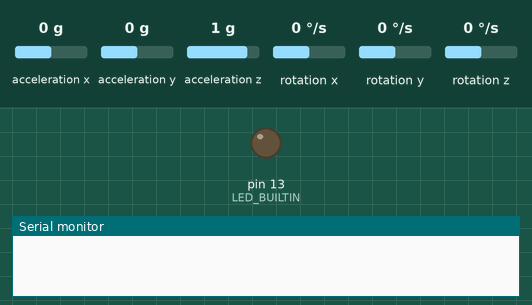
The sketch below on a simulated Arduino Uno, built with avr-gcc and run on an emulated ATmega328P. Parts: output pins drawn as LEDs (lit = HIGH), the last lines printed to the serial monitor. Wiring (inferred from the names in the program): MPU-6050 motion sensor at I2C address 0x68. The inputs (shaded band) are chosen by the test bench; at power-on: acceleration x 0 g, acceleration y 0 g, acceleration z 1 g, rotation x 0 °/s, rotation y 0 °/s, rotation z 0 °/s.

Above: at 0.1 s.
At 30.0 s:
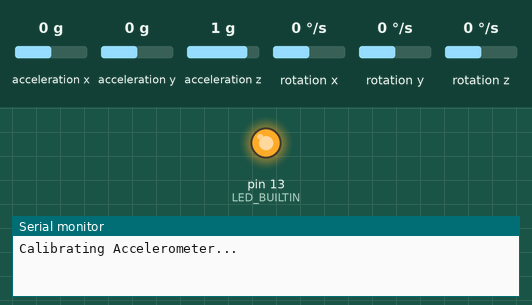
Timing chart, 0 to 31.5 s (numbered marks = the images above):
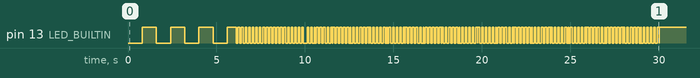

The sketch:

imu_calibration.ino
```cpp
#include <Arduino.h>

#include "imu_driver.h"

Imu imu{ LED_BUILTIN };

void setup()
{
    Serial.begin(9600);
    pinMode(LED_BUILTIN, OUTPUT);
    imu.calibrate_accel();
}

void loop() { }
```

imu_driver.cpp
```cpp
#include "imu_driver.h"

Imu::Imu() : Imu(0)
{
    orientation.w = 0.70710;
    orientation.x = 0.70710;
    orientation.y = 0.00001;
    orientation.z = 0.00001;
}

Imu::Imu(int8_t pin) : status_led(pin)
{
    orientation.w = 0.70710;
    orientation.x = 0.70710;
    orientation.y = 0.00001;
    orientation.z = 0.00001;
}

// Waits for rest then zeros gyro with reference to gravity
void Imu::calibrate()
{
    mpu.begin();

    bool led_state = false;

    uint16_t count = 0, rest = 0;

    int16_t x_prev, y_prev, z_prev;

    // Wait until the derivative of the acceleration along each axis is below
    // the MIN_ACCEL_DIFF for the duration of the PRE_CALIBRATION_REST_TIMER
    #ifdef WAIT_FOR_REST
    timer = 0;
    while (rest < PRE_CALIBRATION_REST_TIMER)
    {
        while (micros() - timer < 4000);
        timer = micros();

        mpu.fetch();

        uint16_t x_diff = abs(mpu.get(ACCELX) - x_prev);
        uint16_t y_diff = abs(mpu.get(ACCELY) - y_prev);
        uint16_t z_diff = abs(mpu.get(ACCELZ) - z_prev);

        x_prev = mpu.get(ACCELX);
        y_prev = mpu.get(ACCELY);
        z_prev = mpu.get(ACCELZ);

        if (x_diff < MIN_ACCEL_DIFF
          && y_diff < MIN_ACCEL_DIFF
          && z_diff < MIN_ACCEL_DIFF)
            ++rest;
        else
            rest = 0;

        if (status_led)
        {
            if (++count % 200 == 0) led_state = !led_state;
                digitalWrite(status_led, led_state);
        }
    }
    #endif // WAIT_FOR_REST

    x_zero = 0;
    y_zero = 0;
    z_zero = 0;

    float accel_x = 0;
    float accel_z = 0;
    float accel_y = 0;

    for (uint16_t i = 0; i < GYRO_CALIBRATION_READINGS; ++i)
    {
        while (micros() - timer < 4000);
        timer = micros();

        mpu.fetch();

        x_zero += mpu.get(GYROX);
        y_zero += mpu.get(GYROY);
        z_zero += mpu.get(GYROZ);

        accel_x += mpu.get(ACCELX);
        accel_y += mpu.get(ACCELY);
        accel_z += mpu.get(ACCELZ);

        if (status_led)
        {
            if (++count % 25 == 0) led_state = !led_state;
                digitalWrite(status_led, led_state);
        }
    }

    x_zero /= GYRO_CALIBRATION_READINGS;
    y_zero /= GYRO_CALIBRATION_READINGS;
    z_zero /= GYRO_CALIBRATION_READINGS;

    accel_x /= GYRO_CALIBRATION_READINGS;
    accel_y /= GYRO_CALIBRATION_READINGS;
    accel_z /= GYRO_CALIBRATION_READINGS;

    accel_x -= ACCELX_LEVEL_READING;
    accel_y -= ACCELY_LEVEL_READING;
    accel_z -= ACCELZ_LEVEL_READING;

    Vector net_accel = { accel_x, accel_y, accel_z };

    x_angle_accel = asin(accel_y / norm(net_accel)) * (1 / RADIANS_PER_DEGREE);
    y_angle_accel = asin(accel_x / norm(net_accel)) * (1 / RADIANS_PER_DEGREE) * -1;

    // If GRAVITY_REFERENCED_ZERO is enabled, set the initial orientation of the aircraft
    // using the roll and pitch values computed from the net acceleration vector.
    #ifdef ENABLE_GRAVITY_REFERENCED_ZERO

    Quaternion initial_roll = {
        cos(x_angle_accel * RADIANS_PER_DEGREE * 0.5),
        sin(x_angle_accel * RADIANS_PER_DEGREE * 0.5),
        0.0001,
        0.0001
    };

    orientation = product(orientation, initial_roll);

    Quaternion initial_pitch = {
        cos(y_angle_accel * RADIANS_PER_DEGREE * 0.5),
        0.0001,
        sin(y_angle_accel * RADIANS_PER_DEGREE * 0.5),
        0.0001
    };

    orientation = product(orientation, initial_pitch);

    #endif // ENABLE_GRAVITY_REFERENCED_ZERO
}

// Immediately begins sampling accelerometer data and prints the average
// of these readings to the serial monitor. Mpu6050 should be placed
// on a level surface.
// NOTE: Serial.begin() must be called before using this function
void Imu::calibrate_accel()
{
    calibrate();

    bool led_state;

    Serial.println("Calibrating Accelerometer...");

    float x = 0;
    float y = 0;
    float z = 0;

    timer = 0;
    int8_t count = 0;
    for (uint16_t i = 0; i < ACCEL_CALIBRATION_READINGS; ++i)
    {
        // regulate the loop at 250 hertz
        while (micros() - timer < 4000);
        timer = micros();

        mpu.fetch();

        x += mpu.get(ACCELX) / (float)ACCEL_CALIBRATION_READINGS;
        y += mpu.get(ACCELY) / (float)ACCEL_CALIBRATION_READINGS;
        z += mpu.get(ACCELZ) / (float)ACCEL_CALIBRATION_READINGS;

        // rapidly flash the led indicator
        if (status_led)
        {
            if (++count % 25 == 0) led_state = !led_state;
            digitalWrite(status_led, led_state);
        }
    }

    // print the averages to the serial monitor
    Serial.print(" x: ");
    Serial.print(x);
    Serial.print(" y: ");
    Serial.print(y);
    Serial.print(" z: ");
    Serial.print(z - Mpu6050::TICKS_PER_G);
    Serial.println();
}

// Computes the IMU's orientation
void Imu::run()
{
    mpu.fetch();

    static bool start = true;

    if (start)
    {
        start = false;
        timer = micros();
    }
    else
    {
        float t_delta = (micros() - timer) / 1000000.0; // t_delta units: seconds
        timer = micros();

        Vector w;
        w.x = (mpu.get(GYROX) - x_zero) * Mpu6050::TICKS_PER_DEGREE * RADIANS_PER_DEGREE;
        w.y = (mpu.get(GYROY) - y_zero) * Mpu6050::TICKS_PER_DEGREE * RADIANS_PER_DEGREE;
        w.z = (mpu.get(GYROZ) - z_zero) * Mpu6050::TICKS_PER_DEGREE * RADIANS_PER_DEGREE;

        float w_norm = norm(w);

        Quaternion rotation;
        rotation.w = cos((t_delta * w_norm) / 2);
        rotation.x = (sin((t_delta * w_norm) / 2) * w.x) / w_norm;
        rotation.y = (sin((t_delta * w_norm) / 2) * w.y) / w_norm;
        rotation.z = (sin((t_delta * w_norm) / 2) * w.z) / w_norm;

        orientation = product(orientation, rotation);

        x_angle = atan2(2 * orientation.x * orientation.w - 2 * orientation.y * orientation.z,
                1 - 2 * orientation.x * orientation.x - 2 * orientation.z * orientation.z);

        y_angle = asin(2 * orientation.x * orientation.y + 2 * orientation.z * orientation.w);

        z_angle = atan2(2 * orientation.y * orientation.w - 2 * orientation.x * orientation.z,
                1 - 2 * orientation.y * orientation.y - 2 * orientation.z * orientation.z);

        x_angle /= RADIANS_PER_DEGREE;
        y_angle /= RADIANS_PER_DEGREE;
        z_angle /= RADIANS_PER_DEGREE;

        if (x_angle < -90)
            x_angle += 270;
        else
            x_angle -= 90;

        #ifdef ENABLE_GYRO_DRIFT_FILTER
        // construct a 3 dimensional vector representing the net acceration on the aircraft
        Vector net_accel;
        net_accel.x = (float)mpu.get(ACCELX) - ACCELX_LEVEL_READING;
        net_accel.y = (float)mpu.get(ACCELY) - ACCELY_LEVEL_READING;
        net_accel.z = (float)mpu.get(ACCELZ) - ACCELZ_LEVEL_READING;

        // compute the magnitude of the net acceration
        float accel_norm = norm(net_accel);

        // compute the roll and pitch angles using the net acceleration vector
        float x_angle_accel_current = asin(net_accel.y / accel_norm) * (1 / RADIANS_PER_DEGREE);
        float y_angle_accel_current = asin(net_accel.x / accel_norm) * (1 / RADIANS_PER_DEGREE) * -1;

        // Apply an IIR filter to the accelerometer angles for noise reduction
        x_angle_accel = x_angle_accel * ACCEL_FILTER_GAIN +
                        x_angle_accel_current * (1 - ACCEL_FILTER_GAIN);
        y_angle_accel = y_angle_accel * ACCEL_FILTER_GAIN +
                        y_angle_accel_current * (1 - ACCEL_FILTER_GAIN);

        // Apply the antidrift filter by computring a weighted average between the angle
        // given by the gyroscope data and the angle given by the accelerometer data.
        x_angle = x_angle * DRIFT_FILTER_GAIN + x_angle_accel * (1 - DRIFT_FILTER_GAIN);
        y_angle = y_angle * DRIFT_FILTER_GAIN + y_angle_accel * (1 - DRIFT_FILTER_GAIN);

        #endif // ENABLE_GYRO_DRIFT_FILTER

        // inevert axes if necessary
        #ifdef INVERT_ROLL_AXIS
        x_angle *= -1;
        #endif
        #ifdef INVERT_PITCH_AXIS
        y_angle *= -1;
        #endif
        #ifdef INVERT_YAW_AXIS
        z_angle *= -1;
        #endif
    }
}

// Returns the roll angle of the aircraft in degrees
//  -180 < roll < 180
float Imu::roll()
{
    return x_angle;
}

// Returns the pitch angle of the aircraft in degrees
//  -90 < pitch < 90
float Imu::pitch()
{
    return y_angle;
}

// Returns the yaw angle of the aircraft in degrees
//  -180 < yaw < 180
float Imu::yaw()
{
    return z_angle;
}

int32_t Imu::get_raw(uint8_t val)
{
    return mpu.get(val);
}

// computes then returns the product of two quaternions
Imu::Quaternion Imu::product(const Quaternion &p, const Quaternion &q)
{
    Quaternion result;

    result.w = p.w * q.w - p.x * q.x - p.y * q.y - p.z * q.z;
    result.x = p.w * q.x + p.x * q.w + p.y * q.z - p.z * q.y;
    result.y = p.w * q.y - p.x * q.z + p.y * q.w + p.z * q.x;
    result.z = p.w * q.z + p.x * q.y - p.y * q.x + p.z * q.w;

    // adjust dimensions to ensure the norm is 1 for noise reduction
    float l = norm(result);
    result.w /= l;
    result.x /= l;
    result.y /= l;
    result.x /= l;

    return result;
}

// Computes the magnitude of quaternion q
float Imu::norm(const Quaternion &q)
{
    return sqrt(q.w * q.w + q.x * q.x + q.y * q.y + q.z * q.z);
}

// Computes the magnitude of vector v
float Imu::norm(const Vector &v)
{
    return sqrt(v.x * v.x + v.y * v.y + v.z * v.z);
}

Imu::Mpu6050::Mpu6050() { }

// Configures the MPU6050 sensor
void Imu::Mpu6050::begin()
{
    Wire.beginTransmission(MPU6050_I2C_ADDRESS);
    Wire.write(MPU6050_POWER_MANAGEMENT_REGISTER);
    Wire.write(MPU_6050_POWER_ON);
    Wire.endTransmission();

    Wire.beginTransmission(MPU6050_I2C_ADDRESS);
    Wire.write(MPU6050_ACCELEROMETER_CONFIG_REGISTER);
    Wire.write(ACCELEROMETER_ACCURACY);
    Wire.endTransmission();

    Wire.beginTransmission(MPU6050_I2C_ADDRESS);
    Wire.write(MPU6050_GYRO_CONFIG_REGISTER);
    Wire.write(GYRO_ACCURACY);
    Wire.endTransmission();
}

// Fills data array with the most recent MPU6050 measurements
void Imu::Mpu6050::fetch()
{
    Wire.beginTransmission(MPU6050_I2C_ADDRESS);
    Wire.write(MPU6050_ACCEL_XOUT_H_REGISTER);
    Wire.endTransmission();

    Wire.requestFrom(MPU6050_I2C_ADDRESS, 14);
    while (Wire.available() < 14);

    for (int32_t *ptr = data; ptr < data + 7; ++ptr)
    *ptr = Wire.read() << 8 | Wire.read();
}

// Returns the requested raw MPU6050 data
// val - one of the following constant expressions:
// ACCELX, ACCELY, ACCELZ, GYROX, GYROY, GYROZ
int32_t Imu::Mpu6050::get(uint8_t val)
{
    return data[val];
}
```

imu_driver.h
```cpp
#ifndef IMU_H
#define IMU_H

#include <Arduino.h>
#include <Wire.h>

// ********** LED INDICATOR CODES **********
// slow blink - waiting for aircraft to be stationary
// fast blink - calibrating (do not move)

// ********** ACCELEROMETER CALIBRATION **********
#define ACCELX_LEVEL_READING -9
#define ACCELY_LEVEL_READING -44
#define ACCELZ_LEVEL_READING 1125

// ********** FILTER GAINS **********
#define ACCEL_FILTER_GAIN 0.1
#define DRIFT_FILTER_GAIN 0.98
//#define ENABLE_GYRO_DRIFT_FILTER
//NOTE: increases run() runtime by 10-15%

// ********** INVERT AXES **********
#define INVERT_ROLL_AXIS
//#define INVERT_PITCH_AXIS
//#define INVERT_YAW_AXIS

// ********** IMU CALIBRATION ROUTINE SETTINGS **********
#define PRE_CALIBRATION_REST_TIMER 1500
#define MIN_ACCEL_DIFF 200
#define GYRO_CALIBRATION_READINGS 1000
#define ACCEL_CALIBRATION_READINGS 5000
// When enabled, the aircraft does not have to be level during calibration.
// Instead, the net acceleration vector will be used to determine initial
// orientation.
#define ENABLE_GRAVITY_REFERENCED_ZERO
#define WAIT_FOR_REST


// ********** MPU6050 I2C REGISTER ADDRESSES **********
#define MPU6050_I2C_ADDRESS 0x68
#define MPU6050_POWER_MANAGEMENT_REGISTER 0x6B
#define MPU6050_GYRO_CONFIG_REGISTER 0x1B
#define MPU6050_ACCELEROMETER_CONFIG_REGISTER 0x1C
#define MPU6050_ACCEL_XOUT_H_REGISTER 0x3B

// ********** MPU6050 POWER SETTINGS **********
#define MPU_6050_POWER_ON 0b00000000

// ********** MPU6050 GYROSCOPE ACCURACY SETTINGS **********
//#define GYRO_ACCURACY 0b00000000       // +/-  250 deg/sec
#define GYRO_ACCURACY 0b00001000       // +/-  500 deg/sec
//#define GYRO_ACCURACY 0b00010000       // +/- 1000 deg/sec
//#define GYRO_ACCURACY 0b00011000       // +/- 2000 deg/sec

// ********** MPU6050 ACCELEROMETER ACCURACY SETTINGS **********
//#define ACCELEROMETER_ACCURACY 0b00000000       // +/-  2 g's
//#define ACCELEROMETER_ACCURACY 0b00001000       // +/-  4 g's
#define ACCELEROMETER_ACCURACY 0b00010000       // +/-  8 g's
//#define ACCELEROMETER_ACCURACY 0b00011000       // +/- 16 g's


class Imu
{
public:
    Imu();

    // OPTIONAL: provide a pin number to enable status led indicator
    Imu(int8_t pin);

    // Waits for rest then zeros gyro with reference to gravity
    void calibrate();

    // Immediately begins sampling accelerometer data and prints the average
    // of these readings to the serial monitor. Mpu6050 should be placed
    // on a level surface.
    // NOTE: Serial.begin() must be called before using this function
    void calibrate_accel();

    // Updates the IMU's orientation
    void run();

    // Returns the roll angle of the aircraft in degrees
    //  -180 < roll < 180
    float roll();

    // Returns the pitch angle of the aircraft in degrees
    //  -90 < pitch < 90
    float pitch();

    // Returns the yaw angle of the aircraft in degrees
    //  -180 < yaw < 180
    float yaw();

    int32_t get_raw(uint8_t val);

    // Use as args for get_raw() and MPU6050::get()
    // Indexes for MPU6050 data array
    static constexpr uint8_t ACCELX = 0;
    static constexpr uint8_t ACCELY = 1;
    static constexpr uint8_t ACCELZ = 2;
    static constexpr uint8_t TEMP = 3;
    static constexpr uint8_t GYROX = 4;
    static constexpr uint8_t GYROY = 5;
    static constexpr uint8_t GYROZ = 6;

private:
    static constexpr float RADIANS_PER_DEGREE = 0.01745329;

    struct Quaternion
    {
        float w, x, y, z;
    };

    // computes then returns the product of two quaternions
    Quaternion product(const Quaternion &p, const Quaternion &q);

    // computes then returns the norm/length of a quaternion
    float norm(const Quaternion &q);

    struct Vector
    {
        float x, y, z;
    };

    // computes then returns the norm/length of a quaternion
    float norm(const Vector &v);

    Quaternion orientation;

    float x_angle, y_angle, z_angle;

    float x_angle_accel, y_angle_accel;

    float x_zero, y_zero, z_zero;

    unsigned long timer;

    // Manages I2C interface with the MPU6050 sensor
    class Mpu6050
    {
    public:
        Mpu6050();

        // Sets up I2C communication with the MPU6050 sensor
        void begin();

        // Fills data array with the current MPU6050 measurements
        void fetch();

        // Returns the requested raw MPU6050 data
        // val - one of the following constant expressions:
        // ACCELX, ACCELY, ACCELZ, GYROX, GYROY, GYROZ
        int32_t get(uint8_t val);

        static constexpr float TICKS_PER_DEGREE = 0.0152672;
        static constexpr float TICKS_PER_G = 4096.0;

    private:
        int32_t data[7];
    };

    Mpu6050 mpu;

    uint8_t status_led;
};

#endif // IMU_H
```
